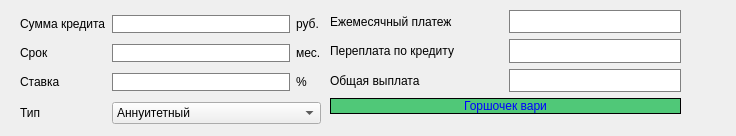
<?xml version="1.0" encoding="UTF-8"?>
<ui version="4.0">
 <class>Credit</class>
 <widget class="QWidget" name="Credit">
  <property name="geometry">
   <rect>
    <x>0</x>
    <y>0</y>
    <width>736</width>
    <height>136</height>
   </rect>
  </property>
  <property name="windowTitle">
   <string>Кредитный калькулятор</string>
  </property>
  <widget class="QWidget" name="layoutWidget">
   <property name="geometry">
    <rect>
     <x>20</x>
     <y>10</y>
     <width>301</width>
     <height>121</height>
    </rect>
   </property>
   <layout class="QGridLayout" name="gridLayout">
    <item row="0" column="0">
     <widget class="QLabel" name="label">
      <property name="text">
       <string>Сумма кредита</string>
      </property>
     </widget>
    </item>
    <item row="0" column="1">
     <widget class="QLineEdit" name="lineEdit_summa_credita">
      <property name="styleSheet">
       <string notr="true">QLineEdit
{
	background-color: rgb(255, 255, 255);
	border: 1px solid gray;
}</string>
      </property>
     </widget>
    </item>
    <item row="0" column="2">
     <widget class="QLabel" name="label_8">
      <property name="text">
       <string>руб.</string>
      </property>
     </widget>
    </item>
    <item row="1" column="0">
     <widget class="QLabel" name="label_2">
      <property name="text">
       <string>Срок</string>
      </property>
     </widget>
    </item>
    <item row="1" column="1">
     <widget class="QLineEdit" name="lineEdit_srok">
      <property name="styleSheet">
       <string notr="true">QLineEdit
{
	background-color: rgb(255, 255, 255);
	border: 1px solid gray;
}</string>
      </property>
     </widget>
    </item>
    <item row="1" column="2">
     <widget class="QLabel" name="label_9">
      <property name="text">
       <string>мес.</string>
      </property>
     </widget>
    </item>
    <item row="2" column="0">
     <widget class="QLabel" name="label_3">
      <property name="text">
       <string>Ставка</string>
      </property>
     </widget>
    </item>
    <item row="2" column="1">
     <widget class="QLineEdit" name="lineEdit_stavka">
      <property name="styleSheet">
       <string notr="true">QLineEdit
{
	background-color: rgb(255, 255, 255);
	border: 1px solid gray;
}</string>
      </property>
     </widget>
    </item>
    <item row="2" column="2">
     <widget class="QLabel" name="label_10">
      <property name="text">
       <string>%</string>
      </property>
     </widget>
    </item>
    <item row="3" column="0">
     <widget class="QLabel" name="label_4">
      <property name="text">
       <string>Тип</string>
      </property>
     </widget>
    </item>
    <item row="3" column="1" colspan="2">
     <widget class="QComboBox" name="comboBox_tip">
      <item>
       <property name="text">
        <string>Аннуитетный</string>
       </property>
      </item>
      <item>
       <property name="text">
        <string>Дифференцированный</string>
       </property>
      </item>
     </widget>
    </item>
   </layout>
  </widget>
  <widget class="QWidget" name="layoutWidget">
   <property name="geometry">
    <rect>
     <x>330</x>
     <y>10</y>
     <width>351</width>
     <height>104</height>
    </rect>
   </property>
   <layout class="QGridLayout" name="gridLayout_2">
    <item row="0" column="0">
     <widget class="QLabel" name="label_5">
      <property name="text">
       <string>Ежемесячный платеж</string>
      </property>
     </widget>
    </item>
    <item row="0" column="1">
     <widget class="QLabel" name="label_mes_plateg">
      <property name="styleSheet">
       <string notr="true">QLabel
{
	background-color: rgb(255, 255, 255);
	border: 1px solid gray;
}
</string>
      </property>
      <property name="text">
       <string/>
      </property>
     </widget>
    </item>
    <item row="1" column="0">
     <widget class="QLabel" name="label_6">
      <property name="text">
       <string>Переплата по кредиту</string>
      </property>
     </widget>
    </item>
    <item row="1" column="1">
     <widget class="QLabel" name="label_pereplata">
      <property name="styleSheet">
       <string notr="true">QLabel
{
	background-color: rgb(255, 255, 255);
	border: 1px solid gray;
}</string>
      </property>
      <property name="text">
       <string/>
      </property>
     </widget>
    </item>
    <item row="2" column="0">
     <widget class="QLabel" name="label_7">
      <property name="text">
       <string>Общая выплата</string>
      </property>
     </widget>
    </item>
    <item row="2" column="1">
     <widget class="QLabel" name="label_obsh_summa">
      <property name="styleSheet">
       <string notr="true">QLabel
{
	background-color: rgb(255, 255, 255);
	border: 1px solid gray;
}</string>
      </property>
      <property name="text">
       <string/>
      </property>
     </widget>
    </item>
    <item row="3" column="0" colspan="2">
     <widget class="QPushButton" name="pushButton_raschet">
      <property name="styleSheet">
       <string notr="true">QPushButton
{
	background-color: rgb(255, 255, 255);
	border: 1px solid gray;
}
QPushButton {
	background-color: rgb(80, 200,120);
	color: blue;
	border: 1px solid bronze;
}
QPushButton:pressed {
	background-color: qlineargradient(x1:0, y1:0, x2:0, y2:1, stop: 0 #BEBEBE, stop: 1 #D7D7D7);
}</string>
      </property>
      <property name="text">
       <string>Горшочек вари</string>
      </property>
     </widget>
    </item>
   </layout>
  </widget>
 </widget>
 <resources/>
 <connections/>
</ui>
